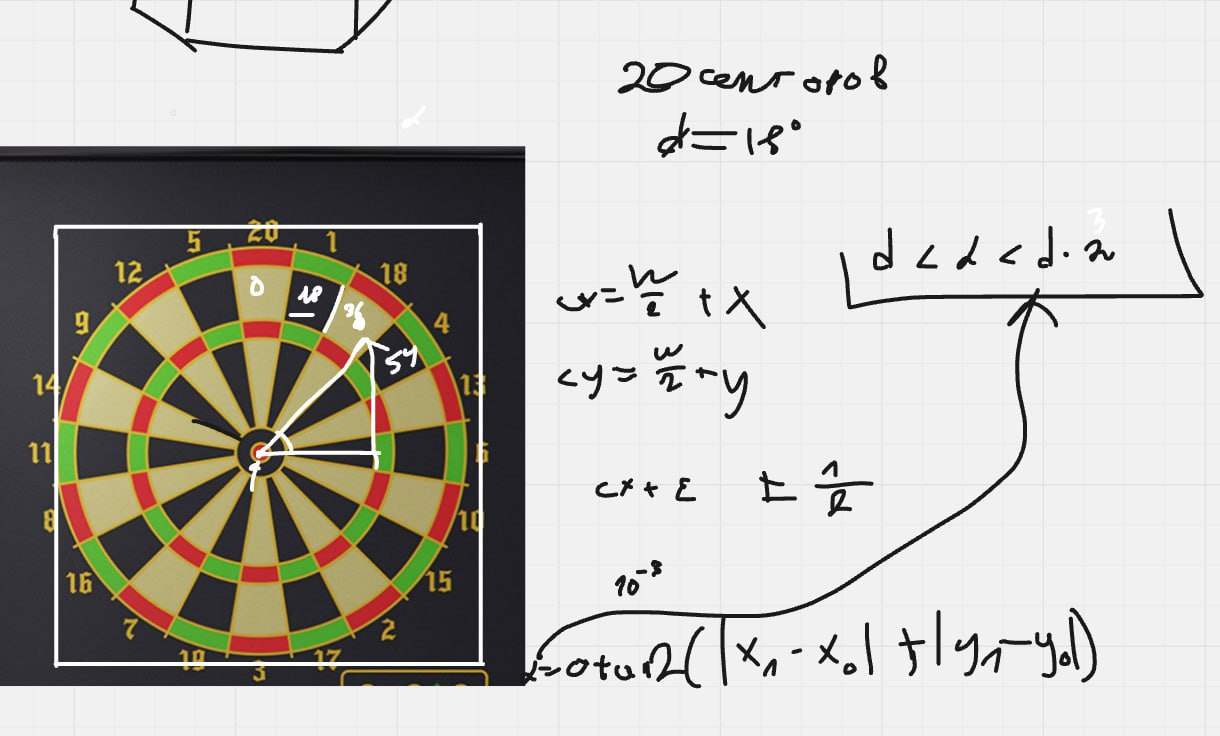
#> input picture img.png, 1220 x 736 px
$ python -i 'summative d дартс.py'   (imports and definitions only)
#> lines starting #> are read from the running program, lines starting #| are printed output that depends on the picture
#> further down, picture is the input picture: shape (736, 1220, 3); mean B, G, R 179.9, 186.4, 188.9
import cv2
import numpy as np

COLORS = {
    'team1': (0, 255, 0),
    'team2': (255, 0, 0),
    'text': (255, 255, 255)
}


class detect_dartboard:

    def __init__(self):

        self.center = (320, 240)
        self.radius = 215
        self.ring_width = 30


        self.angle = {
            20: 0, 1: 18, 18: 36, 4: 54, 13: 72, 6: 90,
            10: 108, 15: 126, 2: 144, 17: 162, 3: 180,
            19: 198, 7: 216, 16: 234, 8: 252, 11: 270,
            14: 288, 9: 306, 12: 324, 5: 342
        }


        self.zone_points = {
            0: 50,  # яблочко
            1: 25,  # кольцо вокруг центра
            2: 1,  # внутренняя область, х1
            3: 3,  # утроение, х3
            4: 1,  # средняя область, х1
            5: 2,  # удвоение, х2
            6: 0  # промах
        }

        self.team1_score = 0
        self.team2_score = 0
        self.current_team = 1

        self.darts = []

    def nastya(self, frame):

        gray = cv2.cvtColor(frame, cv2.COLOR_BGR2GRAY)
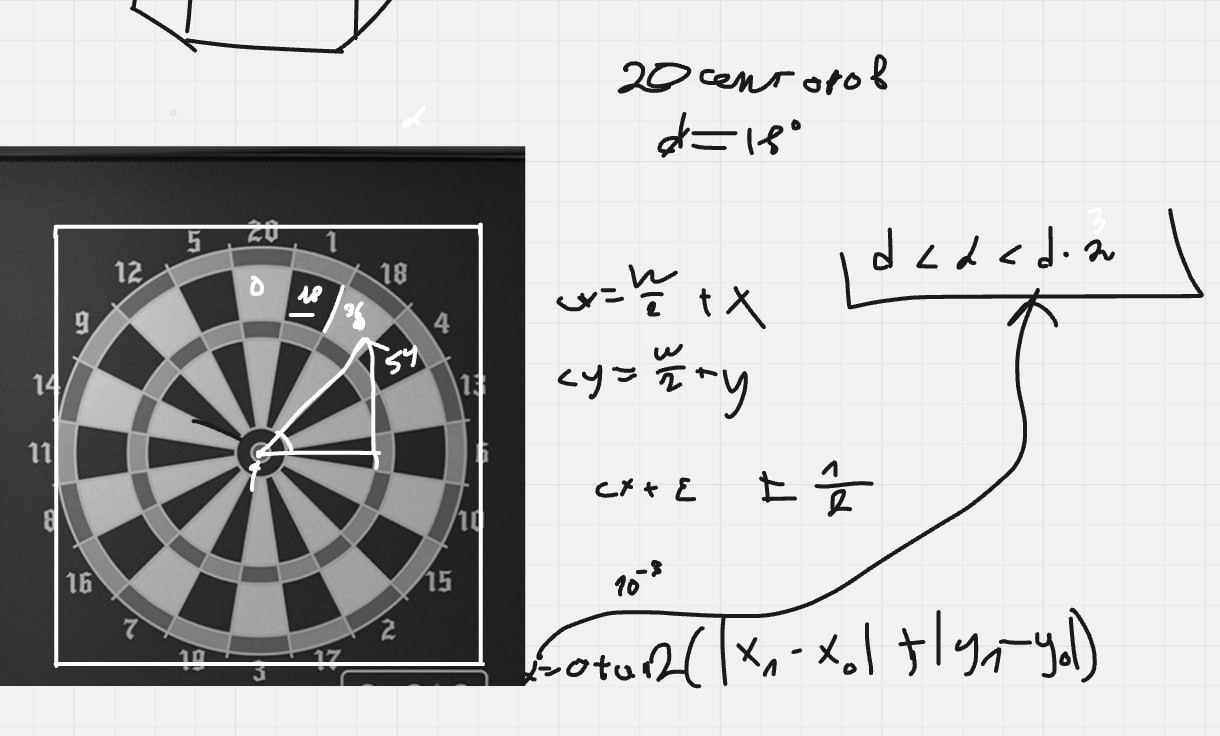
#> gray: shape (736, 1220); min 0, max 255, mean 186.4
        gray = cv2.medianBlur(gray, 5)

        # Поиск кругов (мишени)
        circles = cv2.HoughCircles(
            gray, cv2.HOUGH_GRADIENT, 1, 100,
            param1 = 100, param2 = 30, minRadius=100, maxRadius=250
        )
#> circles = [[262.5, 449.5, 204.2], [425.5, 532.5, 177.8], [275.5, 271.5, 221.9], [728.5, 370.5, 245], [187.5, 361.5, 133.9], [301.5, 556.5, 105.1], [469.5, 440.5, 213.1], [177.5, 242.5, 204.3], [370.5, 369.5, 145.9], [892.5, 401.5, 131.7]]


>>> import cv2
>>> picture = cv2.imread('img.png')
>>> result = detect_dartboard().nastya(picture)
